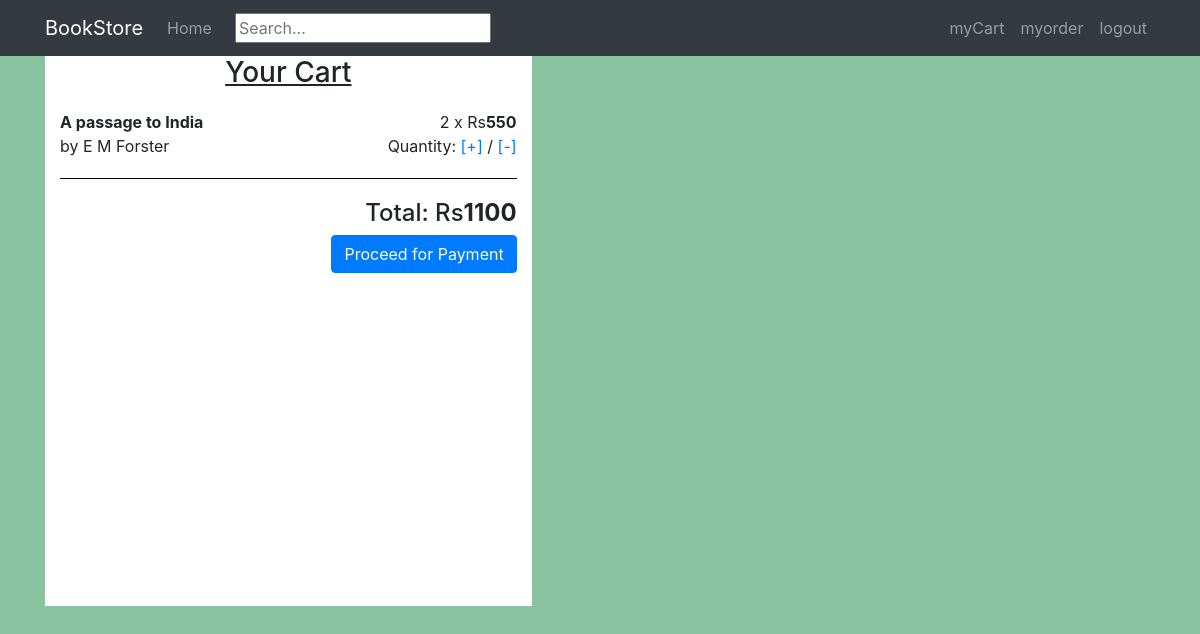
The app's page /cart/ (signed in) with its own data.
### Cart/models.py (models this page shows, shortened)
class BookOrder(models.Model):
    book = models.ForeignKey(Book,on_delete=models.CASCADE)
    cart = models.ForeignKey(Cart,on_delete=models.CASCADE)
    quantity = models.IntegerField()
    class Meta:
        db_table = "BookOrder"

### Book/models.py (models this page shows, shortened)
class Book(models.Model):
    title = models.CharField(max_length=180)
    authors = models.CharField(max_length=180)
    cover = models.ImageField(default="none",upload_to='profile_pics')
    price = models.PositiveIntegerField(default=0)
    class Meta:
        db_table = "Book"

### Cart/views.py (the view)
# urls.py: url(r'^cart/', views.cart, name='cart'),
@login_required
def cart(request):
    if request.user.is_authenticated:
        cart = Cart.objects.filter(user=request.user, active=True)
        orders = BookOrder.objects.filter(cart__in=cart)
        total=0
        count=0
        for order in orders:
            total += (order.book.price * order.quantity)
            count += order.quantity
        context = {
            'cart': orders,
            'total': total,
            'count': count,
        }
        return render(request, 'Cart/cart.html', context)
    else:
        return redirect('home')

### Book/templates/Cart/cart.html
{% extends 'Book/base.html' %}
{% block body %}
<div class="col-md-8 col-md-offset-2 col-sm-12 maincontent">
    <div style="text-align:center;text-decoration:underline"><h3>Your Cart</h3></div>
	    <div class="cart_container">
		{% for item in cart %}
		    <div class="cart_item">
			    <div class="cart_listing">
				    <span class="title">{{ item.book.title }}</span> by {{ item.book.authors }}
				</div>
				<div class="cart_price">
				    <span class="cart_quantity">{{ item.quantity }} x Rs<span class="cart_value">{{ item.book.price }}</span></span>
					Quantity: <a href="{% url 'add_to_cart' item.book.id %}">[+]</a> / <a href="{% url 'remove_from_cart' item.book.id %}">[-]</a>
				</div>
			</div>
		{% empty %}
			<div>
			There are no items in your cart.
			</div>
		{% endfor %}
		<div class="cart_total">
			 <h4> Total: Rs<span class="cart_value">{{ total }}</span></h4>
			{% if cart %}
			<form method="POST" action="/payment/">{% csrf_token %}
				<button class="btn btn-primary" type="submit">Proceed for Payment</button>
				</form>
			{% endif %}
		</div>
		</div>
	</div>
</div>
{% endblock %}

### Book/static/Book/style.css (style rules this page uses)
body { font-family: 'Open Sans', sans-serif; background-color:#3b5998; }
a { color: #292929; text-decoration: none; }
.maincontent { background-color: #fff; min-height: 550px; padding-bottom: 50px; padding-left: 55px; }
.cart_container { display: block; max-width: 750px; margin-left: auto; margin-right: auto; }
.cart_item { width: 100%; margin-top: 20px; display: block; border-bottom: 1px solid black; padding-bottom: 20px; }
.cart_listing { display: inline-block; width: 50%; }
.cart_listing .title { display: block; font-weight: bold; }
.cart_price { display: inline-block; text-align: right; width: 49%; vertical-align: top; }
.cart_value { font-weight: bold; }
.cart_quantity { display: block; }
.cart_total { text-align: right; margin-top: 20px; }

### Book/templates/Book/base.html (style rules this page uses)
body { background-color:#89c29f; }

### records on screen
BookOrder: book "A passage to India", book.authors "E M Forster", quantity "2", book.price "550"

### other values on screen
{{ total }} "1100"
